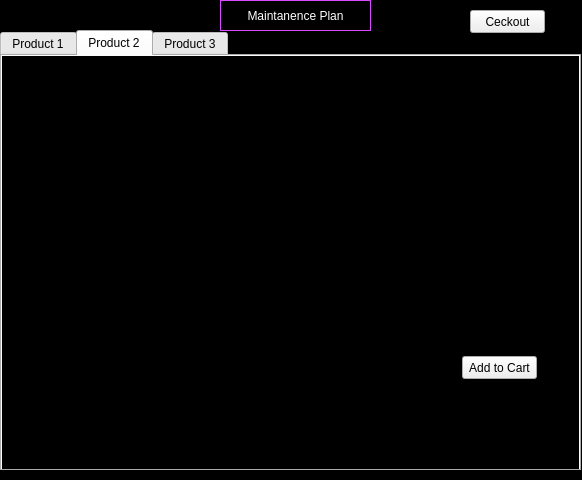
<?xml version="1.0" encoding="UTF-8"?>
<ui version="4.0">
 <class>ViewProducts</class>
 <widget class="QWidget" name="ViewProducts">
  <property name="geometry">
   <rect>
    <x>0</x>
    <y>0</y>
    <width>582</width>
    <height>480</height>
   </rect>
  </property>
  <property name="windowTitle">
   <string>Form</string>
  </property>
  <property name="styleSheet">
   <string notr="true">#ViewProducts
{
	background-color: rgb(0, 0, 0);

}</string>
  </property>
  <widget class="QTabWidget" name="tabWidget">
   <property name="geometry">
    <rect>
     <x>0</x>
     <y>30</y>
     <width>581</width>
     <height>441</height>
    </rect>
   </property>
   <property name="autoFillBackground">
    <bool>false</bool>
   </property>
   <property name="styleSheet">
    <string notr="true">#Product1
{
	background-image: url(:/Resources/space cat.jpg);
}

#Product2
{
	
	background-color: rgb(0, 0, 0);
}

#Product3
{
	
	background-image: url(:/Resources/soviet.jpg);

}
</string>
   </property>
   <property name="currentIndex">
    <number>1</number>
   </property>
   <widget class="QWidget" name="Product1">
    <attribute name="title">
     <string>Product 1</string>
    </attribute>
    <widget class="QLabel" name="pic1">
     <property name="geometry">
      <rect>
       <x>170</x>
       <y>0</y>
       <width>231</width>
       <height>211</height>
      </rect>
     </property>
     <property name="autoFillBackground">
      <bool>false</bool>
     </property>
     <property name="text">
      <string/>
     </property>
     <property name="pixmap">
      <pixmap resource="CS1C-Project-Master/Images.qrc">:/Resources/cat robot.jpg</pixmap>
     </property>
     <property name="scaledContents">
      <bool>true</bool>
     </property>
    </widget>
    <widget class="QTextBrowser" name="text1">
     <property name="geometry">
      <rect>
       <x>140</x>
       <y>210</y>
       <width>301</width>
       <height>211</height>
      </rect>
     </property>
     <property name="autoFillBackground">
      <bool>false</bool>
     </property>
     <property name="styleSheet">
      <string notr="true">#text1
{
	background-color: rgba(192, 19, 255, 115);
   
	font: 100 15pt &quot;American Typewriter&quot;;
	
	font-weight: bold;
   
	color: rgb(255, 255, 255);


}</string>
     </property>
    </widget>
    <widget class="QPushButton" name="product_One">
     <property name="geometry">
      <rect>
       <x>460</x>
       <y>280</y>
       <width>75</width>
       <height>20</height>
      </rect>
     </property>
     <property name="text">
      <string>Add to Cart</string>
     </property>
    </widget>
   </widget>
   <widget class="QWidget" name="Product2">
    <attribute name="title">
     <string>Product 2</string>
    </attribute>
    <widget class="QLabel" name="pic2">
     <property name="geometry">
      <rect>
       <x>20</x>
       <y>0</y>
       <width>521</width>
       <height>391</height>
      </rect>
     </property>
     <property name="text">
      <string/>
     </property>
     <property name="pixmap">
      <pixmap resource="CS1C-Project-Master/Images.qrc">:/Resources/images.jpeg</pixmap>
     </property>
     <property name="scaledContents">
      <bool>true</bool>
     </property>
    </widget>
    <widget class="QTextBrowser" name="text2">
     <property name="geometry">
      <rect>
       <x>130</x>
       <y>120</y>
       <width>281</width>
       <height>201</height>
      </rect>
     </property>
     <property name="styleSheet">
      <string notr="true">#text2
{
	background-color: rgba(0, 0, 0, 38);
	font
	font: 15pt &quot;American Typewriter&quot;;
	color:white;

}</string>
     </property>
    </widget>
    <widget class="QPushButton" name="product_Two">
     <property name="geometry">
      <rect>
       <x>460</x>
       <y>300</y>
       <width>75</width>
       <height>23</height>
      </rect>
     </property>
     <property name="text">
      <string>Add to Cart</string>
     </property>
    </widget>
   </widget>
   <widget class="QWidget" name="Product3">
    <attribute name="title">
     <string>Product 3</string>
    </attribute>
    <widget class="QLabel" name="pic3">
     <property name="geometry">
      <rect>
       <x>40</x>
       <y>0</y>
       <width>481</width>
       <height>221</height>
      </rect>
     </property>
     <property name="text">
      <string/>
     </property>
     <property name="pixmap">
      <pixmap resource="CS1C-Project-Master/Images.qrc">:/Resources/H51s.jpg</pixmap>
     </property>
     <property name="scaledContents">
      <bool>true</bool>
     </property>
    </widget>
    <widget class="QTextBrowser" name="text3">
     <property name="geometry">
      <rect>
       <x>140</x>
       <y>230</y>
       <width>271</width>
       <height>211</height>
      </rect>
     </property>
     <property name="styleSheet">
      <string notr="true">font: 15pt &quot;American Typewriter&quot;;
color:white;
background-color: rgba(0, 0, 0, 56);</string>
     </property>
    </widget>
    <widget class="QPushButton" name="product_Three">
     <property name="geometry">
      <rect>
       <x>460</x>
       <y>320</y>
       <width>75</width>
       <height>23</height>
      </rect>
     </property>
     <property name="text">
      <string>Add to Cart</string>
     </property>
    </widget>
   </widget>
  </widget>
  <widget class="QPushButton" name="MaintPlan">
   <property name="geometry">
    <rect>
     <x>220</x>
     <y>0</y>
     <width>151</width>
     <height>31</height>
    </rect>
   </property>
   <property name="autoFillBackground">
    <bool>false</bool>
   </property>
   <property name="styleSheet">
    <string notr="true">
background-color: rgb(0, 0, 0);
font: 13pt &quot;American Typewriter&quot;;
color: white;
border:  2px solid #555;
border-style: solid;
border-width: 1px;
border-radius: 40px;
padding: 5px;
border-color: rgb(218, 73, 255);

</string>
   </property>
   <property name="text">
    <string>Maintanence Plan</string>
   </property>
  </widget>
  <widget class="QPushButton" name="checkout_button">
   <property name="geometry">
    <rect>
     <x>470</x>
     <y>10</y>
     <width>75</width>
     <height>23</height>
    </rect>
   </property>
   <property name="text">
    <string>Ceckout</string>
   </property>
  </widget>
 </widget>
 <resources>
  <include location="CS1C-Project-Master/Images.qrc"/>
 </resources>
 <connections/>
</ui>
